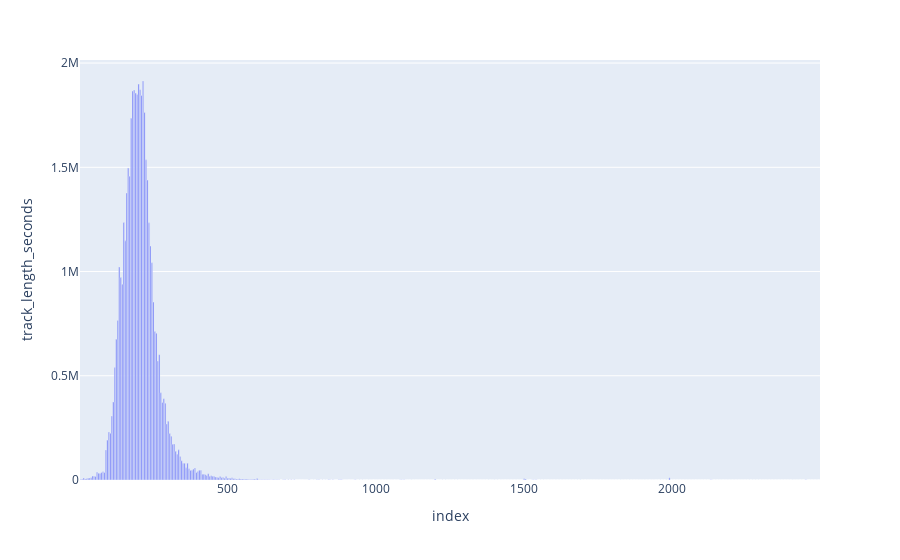

The code cell stored with this chart in its notebook:
### Markdown cell above
## Длина трека (колонка track_length_seconds)

### Code cell
df_listen = data[data["event_type"] == "listen"]

fig = px.bar(
    df_listen["track_length_seconds"].value_counts().reset_index(),
    x="index",
    y="track_length_seconds"
)

fig.show()

### Figure 1 — Plotly figure (JSON) as saved in the notebook; plotly's stock layout.template omitted (floating-point values rounded to 4 significant figures; data arrays with more than 128 entries replaced by an {"elided": "..."} marker saying what was removed)
{"data": [{"hovertemplate": "index=%{x}<br>track_length_seconds=%{y}<extra></extra>", "legendgroup": "", "marker": {"color": "#636efa", "pattern": {"shape": ""}}, "name": "", "orientation": "v", "showlegend": false, "textposition": "auto", "type": "bar", "x": {"elided": "499 float values"}, "xaxis": "x", "y": {"elided": "499 int values"}, "yaxis": "y"}], "layout": {"barmode": "relative", "legend": {"tracegroupgap": 0}, "margin": {"t": 60}, "xaxis": {"anchor": "y", "domain": [0, 1], "title": {"text": "index"}}, "yaxis": {"anchor": "x", "domain": [0, 1], "title": {"text": "track_length_seconds"}}}}
